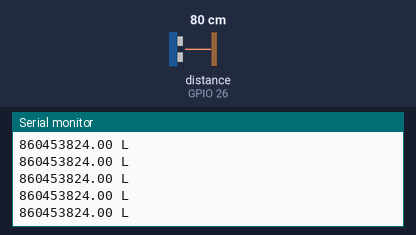
A sketch run on a simulated ESP32. Parts: the last lines printed to the serial monitor. Wiring (inferred from the names in the program): ultrasonic range finder: trigger GPIO 27; echo GPIO 26. Inputs (shaded band) come from the test bench; at power-on: distance to the obstacle (sensor on GPIO 26) 80 cm. The echo pulse lasts 58.3 µs per cm.

Above: at 1.2 s.
1.3 s: distance to the obstacle (sensor on GPIO 26) set to 2 cm
At 1.37 s:
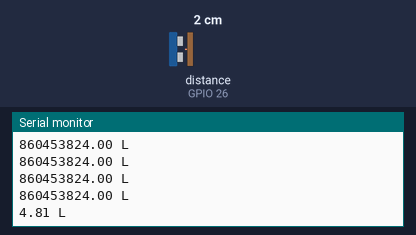
2.8 s: distance to the obstacle (sensor on GPIO 26) set to 4 cm
At 2.88 s:
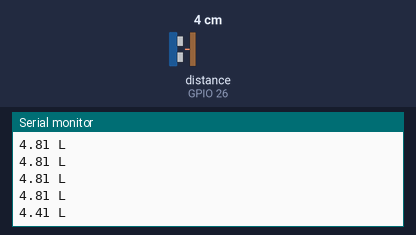
Timing chart, 0 to 5.8 s (numbered marks = the images above; inputs shaded):
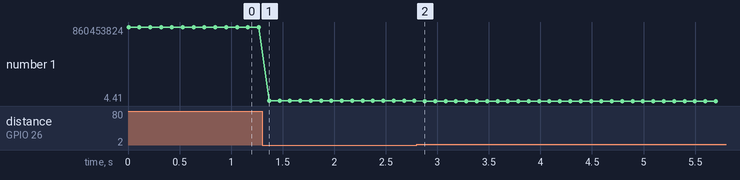

Measured:
- after the input at 1.3 s, the serial monitor: prints a new line after 0.07 s (image 1)
- after the input at 2.8 s, the serial monitor: prints a new line after 0.08 s (image 2)
- plotted number 1: 860453824 → 4.81 after the input at 1.3 s, 4.81 → 4.41 after the input at 2.8 s

The sketch:

sensor_ultrassonico.ino
```cpp
/* Sensor ultrassonico com Arduino *
 * by Garrido, Diego			   *
 * modified by Oliveira, Felipe    */

int echoPin 	= 26;
int triggerPin  = 27;
unsigned int distancia = 0;
unsigned int duracao = 0;

void setup ()
{
  pinMode(echoPin, INPUT);
  pinMode(triggerPin, OUTPUT);
  Serial.begin (9600);
}

void loop ()
{
  digitalWrite(triggerPin, HIGH); //eleva o sinal do trigger...
  delayMicroseconds(10);          //... por 10 microssegundos (pulso de 10 microssegundos)
  digitalWrite(triggerPin, LOW);  //abaixa o sinal do trigger... (neste momento, sao enviados 8 pulsos de 40 Khz)
  //na linha abaixo, armazena o valor em microssegundos que foi lido pelo retorno do som (echo)
  duracao = pulseIn(echoPin, HIGH);  //tempo no qual o echo permaneceu em nivel alto (tempo de retorno do echo)
  //---------------------------------
  distancia = duracao * 0.017; //((340*100)/10^6)/2
  /*Entendendo a formula acima:
   *velocidade do som no ar: 340 m/s
   *multiplica-se a velocidade por 100 para transforma-la em cm
   *divide-se a multiplicacao por 1.000.000 (10^6), pois a duracao estah em microssegundos
   *divide-se tudo por 2, pois o sinal ultrassonico viaja ateh o objeto e depois retorna para a origem */
  const float pi = 3.14;
  float h = 25 - distancia;

  float volume = (pi * 81 * h) / 1000;
  float new_volume;
  if(h <= 16){
      new_volume = volume - ((h / 4 ) * 0.27);
  }
  else{
      new_volume = volume - ((h / 5) * 0.27);
  }


  //Serial.print(distancia);
  //Serial.println (" cm");
  Serial.print (new_volume);
  Serial.println (" L");
  delay (100);
}
```
